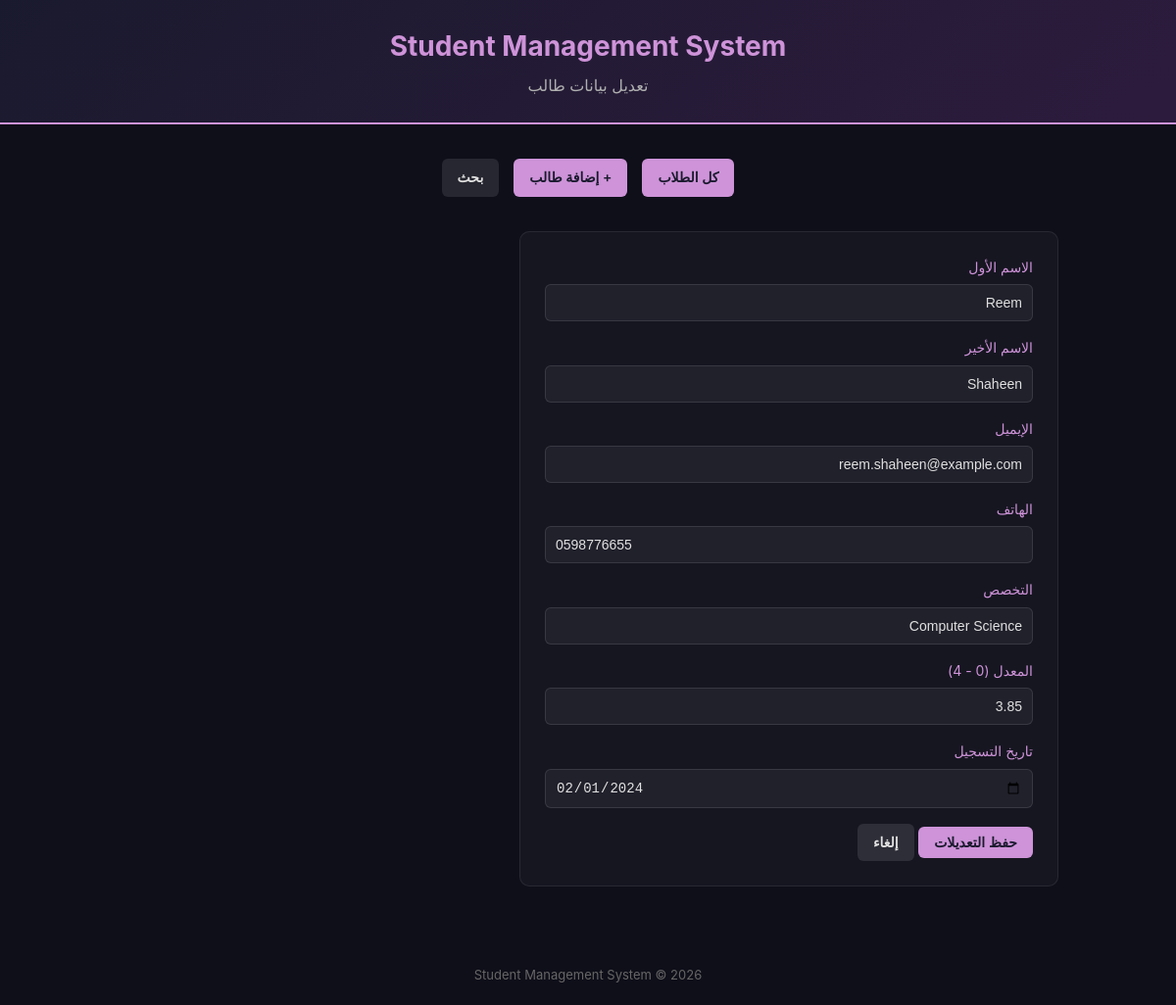
The app's page /edit.php?id=12 with its own data.
### tables this page shows
CREATE TABLE IF NOT EXISTS students (
    id INT AUTO_INCREMENT PRIMARY KEY,
    first_name VARCHAR(50) NOT NULL,
    last_name VARCHAR(50) NOT NULL,
    email VARCHAR(100) NOT NULL UNIQUE,
    phone VARCHAR(20),
    major VARCHAR(100),
    gpa DECIMAL(3,2) DEFAULT 0.00,
    enrollment_date DATE,
    created_at TIMESTAMP DEFAULT CURRENT_TIMESTAMP
);

### edit.php (the view, shortened to what this page needs)
<?php
require 'db.php';
$id = isset($_GET['id']) ? (int) $_GET['id'] : 0;
$stmt = $pdo->prepare('SELECT * FROM students WHERE id = :id');
$stmt->execute([':id' => $id]);
$student = $stmt->fetch();
$values = [
    'first_name'      => $student['first_name'],
    'last_name'       => $student['last_name'],
    'email'           => $student['email'],
    'phone'           => $student['phone'],
    'major'           => $student['major'],
    'gpa'             => $student['gpa'],
    'enrollment_date' => $student['enrollment_date'],
];
?>
<!DOCTYPE html>
<html lang="ar" dir="rtl">
<head>
<link rel="stylesheet" href="style.css">
</head>
<body>
<header class="app-header">
    <h1>Student Management System</h1>
    <p>تعديل بيانات طالب</p>
</header>
<div class="container">
    <nav class="app-nav">
        <a class="btn" href="index.php">كل الطلاب</a>
        <a class="btn" href="add.php">+ إضافة طالب</a>
        <a class="btn btn-secondary" href="search.php">بحث</a>
    </nav>
    <form class="card" method="post" action="edit.php?id=<?= $id ?>" novalidate>
        <div class="form-group">
            <label for="first_name">الاسم الأول</label>
            <input type="text" id="first_name" name="first_name" value="<?= htmlspecialchars($values['first_name']) ?>">
        </div>
        <div class="form-group">
            <label for="last_name">الاسم الأخير</label>
            <input type="text" id="last_name" name="last_name" value="<?= htmlspecialchars($values['last_name']) ?>">
        </div>
        <div class="form-group">
            <label for="email">الإيميل</label>
            <input type="email" id="email" name="email" value="<?= htmlspecialchars($values['email']) ?>">
        </div>
        <div class="form-group">
            <label for="phone">الهاتف</label>
            <input type="tel" id="phone" name="phone" value="<?= htmlspecialchars($values['phone'] ?? '') ?>">
        </div>
        <div class="form-group">
            <label for="major">التخصص</label>
            <input type="text" id="major" name="major" value="<?= htmlspecialchars($values['major']) ?>">
        </div>
        <div class="form-group">
            <label for="gpa">المعدل (0 - 4)</label>
            <input type="number" step="0.01" min="0" max="4" id="gpa" name="gpa" value="<?= htmlspecialchars($values['gpa']) ?>">
        </div>
        <div class="form-group">
            <label for="enrollment_date">تاريخ التسجيل</label>
            <input type="date" id="enrollment_date" name="enrollment_date" value="<?= htmlspecialchars($values['enrollment_date']) ?>">
        </div>
        <button type="submit" class="btn">حفظ التعديلات</button>
        <a href="index.php" class="btn btn-secondary">إلغاء</a>
    </form>
</div>
<footer class="app-footer">Student Management System &copy; <?= date('Y') ?></footer>
</body>
</html>

### style.css (style rules this page uses)
* { box-sizing: border-box; margin: 0; padding: 0; }
body { background: #0f0f1a; color: #e0e0e0; font-family: 'Inter', Arial, sans-serif; line-height: 1.6; }
.container { max-width: 1000px; margin: 0 auto; padding: 20px; }
header.app-header { background: linear-gradient(135deg, #1a1a2e, #2d1b3d); padding: 25px 20px; text-align: center; border-bottom: 2px solid #ce93d8; }
header.app-header h1 { color: #ce93d8; font-size: 28px; }
header.app-header p { color: #b0b0b0; margin-top: 5px; }
nav.app-nav { display: flex; justify-content: center; gap: 15px; padding: 15px 0; flex-wrap: wrap; }
.btn { display: inline-block; background: #ce93d8; color: #1a1a2e; padding: 8px 16px; border-radius: 6px; text-decoration: none; font-weight: 600; border: none; cursor: pointer; font-size: 14px; transition: opacity 0.2s; }
.btn-secondary { background: rgba(255,255,255,0.1); color: #e0e0e0; }
form.card { background: rgba(255,255,255,0.03); border: 1px solid rgba(255,255,255,0.08); border-radius: 10px; padding: 25px; margin-top: 20px; max-width: 550px; }
.form-group { margin-bottom: 16px; }
label { display: block; margin-bottom: 6px; color: #ce93d8; font-size: 14px; }
input[type=text], input[type=email], input[type=tel], input[type=date], input[type=number] { width: 100%; padding: 10px; background: rgba(255,255,255,0.05); border: 1px solid rgba(255,255,255,0.1); border-radius: 6px; color: #e0e0e0; font-size: 14px; }
footer.app-footer { text-align: center; padding: 20px; color: #666; font-size: 13px; margin-top: 40px; }

### records on screen
students: first_name "Reem", last_name "Shaheen", email "reem.shaheen@example.com", phone "0598776655", major "Computer Science", gpa "3.85", enrollment_date "02/01/2024"
